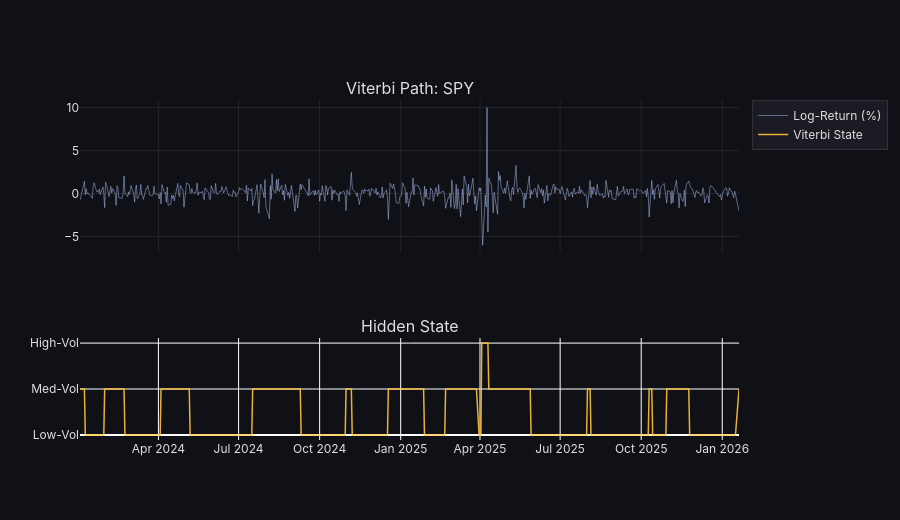

Notebook code for this chart:
### Code cell
# Soft vs Viterbi comparison
df_vit = df_train.copy()
df_vit["Viterbi_State"] = states_viterbi

fig = plot_viterbi_path(df_vit, states_viterbi, state_names=state_names,
                         title="Viterbi Path: SPY")
fig.show()

### Figure 1 — Plotly figure (JSON) as saved in the notebook; plotly's stock layout.template omitted (floating-point values rounded to 4 significant figures; data arrays with more than 128 entries replaced by an {"elided": "..."} marker saying what was removed)
{"data": [{"line": {"color": "rgba(180,200,255,0.6)", "width": 0.8}, "name": "Log-Return (%)", "type": "scatter", "x": {"elided": "513 str values"}, "xaxis": "x", "y": {"elided": "513 float values"}, "yaxis": "y"}, {"hovertemplate": "%{x|%Y-%m-%d}<br>State: %{y}<extra></extra>", "line": {"color": "rgba(255,195,55,0.9)", "width": 1.5}, "mode": "lines", "name": "Viterbi State", "type": "scatter", "x": {"elided": "513 str values"}, "xaxis": "x2", "y": {"elided": "513 int values"}, "yaxis": "y2"}], "layout": {"annotations": [{"font": {"size": 16}, "showarrow": false, "text": "Viterbi Path: SPY", "x": 0.5, "xanchor": "center", "xref": "paper", "y": 1, "yanchor": "bottom", "yref": "paper"}, {"font": {"size": 16}, "showarrow": false, "text": "Hidden State", "x": 0.5, "xanchor": "center", "xref": "paper", "y": 0.3, "yanchor": "bottom", "yref": "paper"}], "font": {"color": "#e0e0e0", "family": "Inter, Arial, sans-serif"}, "height": 520, "legend": {"bgcolor": "rgba(30,30,40,0.8)", "bordercolor": "rgba(80,80,80,0.5)", "borderwidth": 1}, "paper_bgcolor": "rgba(15,17,22,1)", "plot_bgcolor": "rgba(15,17,22,1)", "xaxis": {"anchor": "y", "domain": [0, 1], "gridcolor": "rgba(80,80,80,0.3)", "matches": "x2", "showgrid": true, "showticklabels": false, "zeroline": false}, "xaxis2": {"anchor": "y2", "domain": [0, 1]}, "yaxis": {"anchor": "x", "domain": [0.55, 1], "gridcolor": "rgba(80,80,80,0.3)", "showgrid": true, "zeroline": false}, "yaxis2": {"anchor": "x2", "domain": [0, 0.3], "ticktext": ["Low-Vol", "Med-Vol", "High-Vol"], "tickvals": [0, 1, 2]}}}
